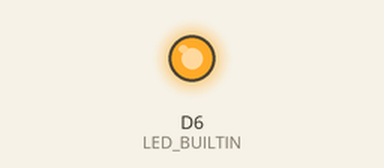
Recording of a sketch running on a simulated Arduino MKR. Parts: output pins drawn as LEDs (lit = HIGH). WiFi joins after 1.5 s; servers stay silent unless stated; uploads are accepted with an empty reply; nothing arrives over Bluetooth unless stated; not simulated (calls return 0 or success): credentials.h; what the sketch prints to the serial monitor is not drawn.

Above: at 0.3 s.
At 3.0 s:
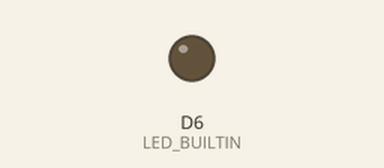
Timing chart, 0 to 4.5 s (numbered marks = the images above):
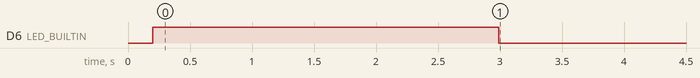

The sketch:

sketch_jnap_upmon.ino
```cpp
/*
Main program for autonomously monitoring that the WiFi is still up.
*/

// Includes
//
#include <limits.h>
#include <SPI.h>
#include <WiFiNINA.h>
#include <WiFiUdp.h>
#include <RTCZero.h>
#include <ArduinoBLE.h>

// Of the form:
// char ssid[] = "Access Point Name";
// char pass[] = "Access Point Password";
// char token[] = "Access Point Token"
#include "credentials.h"

// Macros
//

#define FLAG_SKIP_WAIT      0x01
#define FLAG_SKIP_CANARY    (FLAG_SKIP_WAIT << 1)

#define ONE_MINUTE_MILLIS   60000

// Globals
//

// Declare the service ID
BLEService bleService("505F8A1F-3872-449E-9167-B3549A5D7A87");

// Declare the ID for the characteristic by which a client invoke connect/read/reboot procedure
BLEByteCharacteristic runCharacteristic("E2C0FF71-A900-434D-9C39-6465443F3F5A", BLEWrite);

// Declare the ID for the characteristic by which a client invoke reboot procedure
BLEByteCharacteristic rebootCharacteristic("143E8851-01C0-49ED-8F37-9D287B6B32C7", BLEWrite);

// Declare the ID for the characteristic by which a client can reset mrr and turn LED on
BLEByteCharacteristic resetCharacteristic("B6C3D7F2-28E7-4C95-B6AB-65D34D7D9E13", BLEWrite);

// Declare the ID for the characteristic by which a client can get the time, in milliseconds,
// since the last time we asked the AP to reboot itself. Readable and notifyable so a subscribed
// client is pushed the new value whenever the reboot timestamp changes.
BLEUnsignedLongCharacteristic mrrCharacteristic("43ADDD14-843B-407C-9B40-696E3819B4AE", BLERead | BLENotify);

// Declare the ID for the characteristic by which a client can get the time, in milliseconds,
// since the most recent run (iteration). Readable and notifyable so a subscribed client is
// pushed the new value whenever a run completes.
BLEUnsignedLongCharacteristic mruCharacteristic("B0F3D2C1-4A5E-4F89-9B2C-1D3E5F7A9B0C", BLERead | BLENotify);

// Gives the timestamp of the last iteration, and the last reboot, respectively
unsigned long mru = 0, mrr = 0;

// Gives the next operation to perform in the main loop
unsigned int flags = 0;

// Functions
//

int Jnap(char* action) {

  Serial.print( "JNAP: " );
  Serial.println( action );

  int count = 0;
  WiFiClient client;
  if (client.connect("192.168.1.1", 80)){
    client.println("POST /JNAP/ HTTP/1.1");
    client.println("Host: 192.168.1.1");
    client.println( "Accept: */*" );
    client.print( "X-JNAP-Action: " );
    client.println( action );
    client.print( "X-JNAP-Authorization: Basic " );
    client.println( token );
    client.println( "Content-Type: application/json; charset=UTF-8" );
    client.println( "Content-Length: 2" );
    client.println( );
    client.println( "{}" );
    client.println("Connection: close");
    client.println( );

    // Read the response
    while (client.connected( )) {
      String line = client.readStringUntil('\n');
      if (line == "\r") {
        break;
      }
    }

    // Print the response
    while (client.available( )) {
      String line = client.readStringUntil('\n');
      count += line.length( );
      Serial.println(line);
    }

    // Cleanup, get out
    client.stop( );
  }
  return count;
}

int GetWANStatus3() {
  return Jnap("http://linksys.com/jnap/router/GetWANStatus3");
}

int RebootWifi() {
  // Ask the AP to reboot
  int result = Jnap("http://linksys.com/jnap/core/Reboot");

  // Capture the timestamp before returning
  mrr = millis( );
  UpdateMrrCharacteristic();
  return result;
}

int ReadFromCanary(const char* host, const char* path) {

  int count = 0;
  WiFiClient client;
  if (client.connect(host, 80)){
    client.print("GET ");
    client.print( path );
    client.println(" HTTP/1.1");
    client.print("Host: ");
    client.println( host );
    client.println("Accept: */*");
    client.println("Connection: close");
    client.println( );

    // Get the response
    while (client.connected( )) {
      String line = client.readStringUntil('\n');
      if (line == "\r") {
        break;
      }
      // Serial.println( line );
    }

    // Read it
    while (client.available( )){
      char c = client.read( );
      count += 1;
      // Serial.print( c );
    }
    // Serial.println( );
    client.stop( );
  }else{
    Serial.print( "Failed to connect to " );
    Serial.println( host );
  }
  return count;
}

int ReadFromCanaries() {

  int count = ReadFromCanary(
    "www.msftconnecttest.com",
    "/connecttest.txt"
  );
  if (count < 1){
    // Fallback to Google's home page,
    // which shouldn't ordinarily
    // require a re-try?
    count = ReadFromCanary(
      "www.google.com",
      "/"
    );
  }
  return count;
}

// Services the BLE stack for the given duration in place of a plain delay().
// BLE.poll() can return early when BLE traffic arrives, so keep polling until the full duration has passed.
void Poll(unsigned long durationMillis) {
  const unsigned long until = millis() + durationMillis;
  do {
    BLE.poll(until - millis());
  } while (millis() < until);
}

int ConnectToWiFi() {
  const unsigned long interval = 500;
  const unsigned long timeout  = 15000;

  int status = WiFi.status();
  for (int attempt = 0; (attempt < 3) && (status != WL_CONNECTED); ++attempt) {
    if (attempt > 0) {
      // Tear down the previous failed attempt cleanly before re-issuing begin()
      WiFi.disconnect();
      Poll(2000);
    }

    Serial.print("Attempting to connect to ");
    Serial.print(ssid);
    Serial.print(" (attempt ");
    Serial.print(attempt + 1);
    Serial.println(")");
    WiFi.begin(ssid, pass);

    // Poll until associated or the per-attempt deadline expires
    const unsigned long deadline = millis() + timeout;
    do {
      Poll(interval);
      status = WiFi.status();
      Serial.print("  status: ");
      Serial.println(status, HEX);
    } while ((status != WL_CONNECTED) && (millis() < deadline));
  }

  return status;
}

// Computes the milliseconds elapsed since the most recent reboot request and pushes it into
// the mrr characteristic. A subscribed central receives a notification with the new value.
// 0 means "never" (no reboot yet, or reset); ULONG_MAX means the clock rolled over.
void UpdateMrrCharacteristic() {
  if (mrr == 0) {
    // Never rebooted (or it was reset).
    mrrCharacteristic.writeValue( 0 );
    return;
  }

  const unsigned long now = millis( );
  if (mrr > now) {
    // Clock has (probably) rolled over so we can't really know.
    mrrCharacteristic.writeValue( ULONG_MAX );
    return;
  }

  mrrCharacteristic.writeValue( now - mrr );
}

// Computes the milliseconds elapsed since the most recent run and pushes it into the
// mru characteristic. A subscribed central receives a notification with the new value.
// ULONG_MAX is used as a sentinel for "unknown" (no run yet, or the clock rolled over).
void UpdateMruCharacteristic() {
  if (mru == 0) {
    // No run has completed yet.
    mruCharacteristic.writeValue( ULONG_MAX );
    return;
  }

  const unsigned long now = millis( );
  if (mru > now) {
    // Clock has (probably) rolled over so we can't really know.
    mruCharacteristic.writeValue( ULONG_MAX );
    return;
  }

  mruCharacteristic.writeValue( now - mru );
}

void DoJnapUpMon(bool skipCanary) {
  const int status = ConnectToWiFi();
  if (status == WL_CONNECTED){
    // Try and make an outbound HTTP call
    int read = 0;
    if (!skipCanary){
      read = ReadFromCanaries( );
      Serial.print( "Recv'd: " );
      Serial.println( String( read ) );
    }
    if (read < 1){
      read = RebootWifi( );
      Serial.print( "Recv'd: " );
      Serial.println( String( read ) );

      // For now, just turn off the light
      digitalWrite( LED_BUILTIN, LOW );
    }

    // Disassociate cleanly
    WiFi.disconnect();
    WiFi.end();
  }

  // Capture the timestamp; BLE stays up throughout, so there's nothing to restart
  mru = millis( );
  UpdateMruCharacteristic( );
  UpdateMrrCharacteristic( );
}

void SetupWiFi() {
  // Wait for the WiFi module to come up
  if (WiFi.status() == WL_NO_MODULE) {
    Serial.println("Communication with WiFi module failed!");
    // don't continue
    while (true) {
      // Blink to signal fatal error
      digitalWrite(LED_BUILTIN, HIGH);
      delay(200);
      digitalWrite(LED_BUILTIN, LOW);
      delay(200);
    }
  }

  String fv = WiFi.firmwareVersion( );
  if (fv < WIFI_FIRMWARE_LATEST_VERSION) {
    Serial.println("Please upgrade the firmware");
    fv = "";
  }
}

void runCharacteristicWritten(BLEDevice central, BLECharacteristic characteristic) {
  // Unused parameters
  (void)central;
  (void)characteristic;

  // central wrote new value to characteristic, update LED
  Serial.print("runCharacteristicWritten: ");
  if (runCharacteristic.value( )){
    Serial.println("non-zero.");

    // Set the flag
    flags |= FLAG_SKIP_WAIT;

    // Reset
    runCharacteristic.setValue( 0 );
  }else{
    Serial.println("zero.");
  }
}

void rebootCharacteristicWritten(BLEDevice central, BLECharacteristic characteristic) {
  // Unused parameters
  (void)central;
  (void)characteristic;

  // central wrote new value to characteristic, update LED
  Serial.print("rebootCharacteristicWritten: ");
  if (rebootCharacteristic.value( )){
    Serial.println("non-zero.");

    // Set the flag
    flags |= (FLAG_SKIP_WAIT | FLAG_SKIP_CANARY);

    // Reset
    rebootCharacteristic.setValue( 0 );
  }else{
    Serial.println("zero.");
  }
}

void resetCharacteristicWritten(BLEDevice central, BLECharacteristic characteristic) {
  // Unused parameters
  (void)central;
  (void)characteristic;

  Serial.print("resetCharacteristicWritten: ");
  if (resetCharacteristic.value( )){
    Serial.println("non-zero.");

    // Reset the last reboot timestamp and turn the status LED on
    mrr = 0;
    digitalWrite(LED_BUILTIN, HIGH);
    UpdateMrrCharacteristic( );

    // Reset
    resetCharacteristic.setValue( 0 );
  }else{
    Serial.println("zero.");
  }
}

// Read callback fires when a central performs a GATT Read
void mrrCharacteristicRead(BLEDevice central, BLECharacteristic characteristic) {
  // Unused parameters
  (void)central;
  (void)characteristic;

  UpdateMrrCharacteristic( );
}

// Read callback fires when a central performs a GATT Read of the mru characteristic
void mruCharacteristicRead(BLEDevice central, BLECharacteristic characteristic) {
  // Unused parameters
  (void)central;
  (void)characteristic;

  UpdateMruCharacteristic( );
}

void onBLEConnected(BLEDevice central) {
  // central connected event
  Serial.print("Connected event, central: ");
  Serial.println(central.address( ));
}

void onBLEDisconnected(BLEDevice central) {
  BLE.advertise();
}

void SetupBLE() {
  // Initialise the characteristics
  runCharacteristic.setEventHandler(BLEWritten, runCharacteristicWritten);
  runCharacteristic.setValue(0);
  rebootCharacteristic.setEventHandler(BLEWritten, rebootCharacteristicWritten);
  rebootCharacteristic.setValue(0);
  resetCharacteristic.setEventHandler(BLEWritten, resetCharacteristicWritten);
  resetCharacteristic.setValue(0);
  mrrCharacteristic.setEventHandler(BLERead, mrrCharacteristicRead);
  mruCharacteristic.setEventHandler(BLERead, mruCharacteristicRead);
  UpdateMrrCharacteristic( );
  UpdateMruCharacteristic( );

  // Start the BLE stack once; it remains up alongside WiFi for the lifetime of the sketch
  do {
    delay(200);
  } while (!BLE.begin());

  BLE.setLocalName("Arduino");
  BLE.setAdvertisedService(bleService);

  bleService.addCharacteristic(runCharacteristic);
  bleService.addCharacteristic(rebootCharacteristic);
  bleService.addCharacteristic(resetCharacteristic);
  bleService.addCharacteristic(mrrCharacteristic);
  bleService.addCharacteristic(mruCharacteristic);

  BLE.addService(bleService);

  // Resume advertising once a central disconnects
  BLE.setEventHandler(BLEDisconnected, onBLEDisconnected);

  BLE.advertise();
}

void setup() {
  // Initialize serial
  Serial.begin(9600);

  // initialize digital pin LED_BUILTIN as an output, and immediately turn off
  pinMode(LED_BUILTIN, OUTPUT);
  digitalWrite(LED_BUILTIN, LOW);

  // Configure the WiFi stack
  SetupWiFi( );

  // Configure for Bluetooth
  SetupBLE( );

  // Tee up the first run by raising the flag
  flags |= FLAG_SKIP_WAIT;

  // Setup completed; turn the light back on
  digitalWrite(LED_BUILTIN, HIGH);
}

void loop() {
  // Get out the flags
  const bool skipWait = ((flags & FLAG_SKIP_WAIT) == FLAG_SKIP_WAIT);
  const bool skipCanary = ((flags & FLAG_SKIP_CANARY) == FLAG_SKIP_CANARY);
  Serial.print("flags = ");
  Serial.print( flags, HEX );
  Serial.print( "; skipWait = " );
  Serial.print( skipWait );
  Serial.print( "; skipCanary = " );
  Serial.println( skipCanary );
  flags = 0;

  // When did we get here - was it because of a timeout
  // or maybe we were told to just go
  const unsigned long interval = (15 * ONE_MINUTE_MILLIS);
  const unsigned long now = millis( );
  const unsigned long elapsed = (skipWait)
    ? (interval + 1)
    : (now < mru) ? interval : (now - mru);

  Serial.print( "Now = " );
  Serial.print( now, DEC );
  Serial.print( "; mru = " );
  Serial.println( mru, DEC );

  if (elapsed >= interval){
    // The clock has either rolled over or the timeout elapsed,
    // so do the thing
    DoJnapUpMon(skipCanary);
  }

  // Wait, poll for events from the Bluetooth stack
  const unsigned long timeout = (elapsed < interval) ? (interval - elapsed) : interval;
  BLE.poll( timeout );
}
```

Measured:
- by itself, D6 (LED_BUILTIN): HIGH → LOW at 3.0 s
